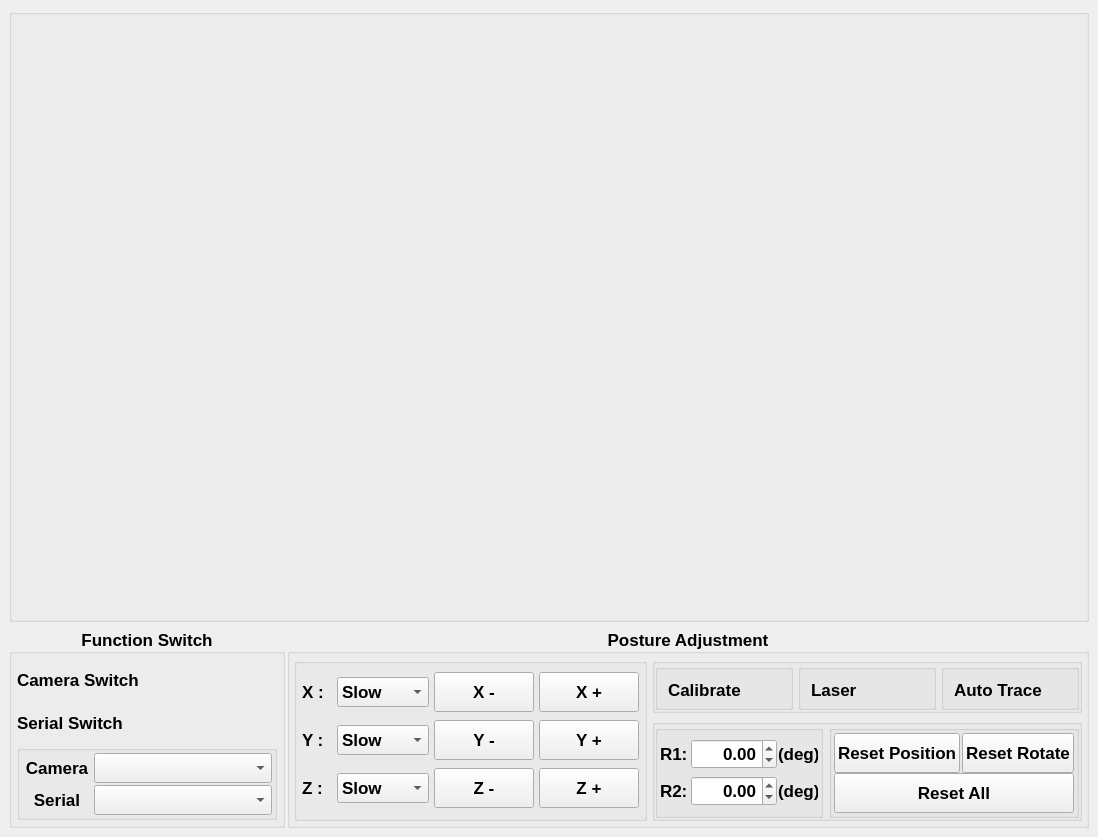
<?xml version="1.0" encoding="UTF-8"?>
<ui version="4.0">
 <class>MainWindow</class>
 <widget class="QMainWindow" name="MainWindow">
  <property name="geometry">
   <rect>
    <x>0</x>
    <y>0</y>
    <width>1098</width>
    <height>837</height>
   </rect>
  </property>
  <property name="font">
   <font>
    <weight>50</weight>
    <bold>false</bold>
   </font>
  </property>
  <property name="windowTitle">
   <string>MainWindow</string>
  </property>
  <property name="windowOpacity">
   <double>1.000000000000000</double>
  </property>
  <widget class="QWidget" name="centralwidget">
   <layout class="QGridLayout" name="gridLayout">
    <item row="0" column="0">
     <widget class="QGroupBox" name="groupBox_videoOutput">
      <property name="minimumSize">
       <size>
        <width>0</width>
        <height>0</height>
       </size>
      </property>
      <property name="font">
       <font>
        <pointsize>14</pointsize>
        <weight>75</weight>
        <bold>true</bold>
       </font>
      </property>
      <property name="title">
       <string/>
      </property>
      <property name="alignment">
       <set>Qt::AlignCenter</set>
      </property>
      <layout class="QGridLayout" name="gridLayout_2">
       <property name="leftMargin">
        <number>1</number>
       </property>
       <property name="topMargin">
        <number>1</number>
       </property>
       <property name="rightMargin">
        <number>1</number>
       </property>
       <property name="bottomMargin">
        <number>1</number>
       </property>
       <property name="spacing">
        <number>1</number>
       </property>
       <item row="0" column="0">
        <widget class="VideoAdapter" name="video_window" native="true">
         <property name="minimumSize">
          <size>
           <width>1070</width>
           <height>600</height>
          </size>
         </property>
        </widget>
       </item>
      </layout>
     </widget>
    </item>
    <item row="1" column="0">
     <layout class="QHBoxLayout" name="horizontalLayout_controlBoard">
      <property name="spacing">
       <number>2</number>
      </property>
      <item>
       <widget class="QGroupBox" name="groupBox_option">
        <property name="minimumSize">
         <size>
          <width>0</width>
          <height>0</height>
         </size>
        </property>
        <property name="maximumSize">
         <size>
          <width>280</width>
          <height>200</height>
         </size>
        </property>
        <property name="font">
         <font>
          <pointsize>13</pointsize>
          <weight>75</weight>
          <bold>true</bold>
         </font>
        </property>
        <property name="title">
         <string>Function Switch</string>
        </property>
        <property name="alignment">
         <set>Qt::AlignCenter</set>
        </property>
        <layout class="QGridLayout" name="gridLayout_6">
         <property name="leftMargin">
          <number>5</number>
         </property>
         <property name="topMargin">
          <number>5</number>
         </property>
         <property name="rightMargin">
          <number>5</number>
         </property>
         <property name="bottomMargin">
          <number>5</number>
         </property>
         <property name="spacing">
          <number>1</number>
         </property>
         <item row="1" column="0">
          <layout class="QGridLayout" name="gridLayout_serial_switch_pre">
           <item row="0" column="0">
            <widget class="QLabel" name="label">
             <property name="sizePolicy">
              <sizepolicy hsizetype="Expanding" vsizetype="Expanding">
               <horstretch>0</horstretch>
               <verstretch>0</verstretch>
              </sizepolicy>
             </property>
             <property name="minimumSize">
              <size>
               <width>150</width>
               <height>40</height>
              </size>
             </property>
             <property name="text">
              <string>Serial Switch</string>
             </property>
             <property name="alignment">
              <set>Qt::AlignLeading|Qt::AlignLeft|Qt::AlignVCenter</set>
             </property>
            </widget>
           </item>
           <item row="0" column="1">
            <layout class="QGridLayout" name="gridLayout_serial_switch"/>
           </item>
          </layout>
         </item>
         <item row="0" column="0">
          <layout class="QGridLayout" name="gridLayout_camera_switch_pre">
           <item row="0" column="0">
            <widget class="QLabel" name="label_camera_switch">
             <property name="sizePolicy">
              <sizepolicy hsizetype="Expanding" vsizetype="Expanding">
               <horstretch>0</horstretch>
               <verstretch>0</verstretch>
              </sizepolicy>
             </property>
             <property name="minimumSize">
              <size>
               <width>150</width>
               <height>40</height>
              </size>
             </property>
             <property name="text">
              <string>Camera Switch</string>
             </property>
             <property name="alignment">
              <set>Qt::AlignLeading|Qt::AlignLeft|Qt::AlignVCenter</set>
             </property>
            </widget>
           </item>
           <item row="0" column="1">
            <layout class="QGridLayout" name="gridLayout_camera_switch"/>
           </item>
          </layout>
         </item>
         <item row="2" column="0">
          <widget class="QGroupBox" name="groupBox_options">
           <property name="minimumSize">
            <size>
             <width>0</width>
             <height>0</height>
            </size>
           </property>
           <property name="maximumSize">
            <size>
             <width>16777215</width>
             <height>100</height>
            </size>
           </property>
           <property name="font">
            <font>
             <pointsize>13</pointsize>
             <weight>75</weight>
             <bold>true</bold>
            </font>
           </property>
           <property name="title">
            <string/>
           </property>
           <property name="alignment">
            <set>Qt::AlignCenter</set>
           </property>
           <layout class="QGridLayout" name="gridLayout_3">
            <property name="leftMargin">
             <number>2</number>
            </property>
            <property name="topMargin">
             <number>2</number>
            </property>
            <property name="rightMargin">
             <number>2</number>
            </property>
            <property name="bottomMargin">
             <number>2</number>
            </property>
            <property name="spacing">
             <number>2</number>
            </property>
            <item row="2" column="1">
             <widget class="QLabel" name="label_serial">
              <property name="minimumSize">
               <size>
                <width>60</width>
                <height>30</height>
               </size>
              </property>
              <property name="maximumSize">
               <size>
                <width>70</width>
                <height>16777215</height>
               </size>
              </property>
              <property name="text">
               <string>Serial</string>
              </property>
              <property name="alignment">
               <set>Qt::AlignCenter</set>
              </property>
             </widget>
            </item>
            <item row="1" column="2">
             <widget class="QComboBox" name="comboBox_camera">
              <property name="sizePolicy">
               <sizepolicy hsizetype="Preferred" vsizetype="Preferred">
                <horstretch>0</horstretch>
                <verstretch>0</verstretch>
               </sizepolicy>
              </property>
              <property name="minimumSize">
               <size>
                <width>150</width>
                <height>20</height>
               </size>
              </property>
              <property name="maximumSize">
               <size>
                <width>16777215</width>
                <height>16777215</height>
               </size>
              </property>
              <property name="font">
               <font>
                <pointsize>12</pointsize>
                <weight>75</weight>
                <bold>true</bold>
               </font>
              </property>
             </widget>
            </item>
            <item row="2" column="2">
             <widget class="QComboBox" name="comboBox_serial">
              <property name="sizePolicy">
               <sizepolicy hsizetype="Preferred" vsizetype="Preferred">
                <horstretch>0</horstretch>
                <verstretch>0</verstretch>
               </sizepolicy>
              </property>
              <property name="minimumSize">
               <size>
                <width>150</width>
                <height>20</height>
               </size>
              </property>
              <property name="maximumSize">
               <size>
                <width>16777215</width>
                <height>16777215</height>
               </size>
              </property>
             </widget>
            </item>
            <item row="1" column="1">
             <widget class="QLabel" name="label_camera">
              <property name="minimumSize">
               <size>
                <width>60</width>
                <height>30</height>
               </size>
              </property>
              <property name="maximumSize">
               <size>
                <width>70</width>
                <height>16777215</height>
               </size>
              </property>
              <property name="text">
               <string>Camera</string>
              </property>
              <property name="alignment">
               <set>Qt::AlignCenter</set>
              </property>
             </widget>
            </item>
           </layout>
          </widget>
         </item>
        </layout>
       </widget>
      </item>
      <item>
       <widget class="QGroupBox" name="groupBox_move">
        <property name="minimumSize">
         <size>
          <width>0</width>
          <height>200</height>
         </size>
        </property>
        <property name="maximumSize">
         <size>
          <width>16777215</width>
          <height>200</height>
         </size>
        </property>
        <property name="font">
         <font>
          <pointsize>13</pointsize>
          <weight>75</weight>
          <bold>true</bold>
         </font>
        </property>
        <property name="title">
         <string>Posture Adjustment</string>
        </property>
        <property name="alignment">
         <set>Qt::AlignCenter</set>
        </property>
        <layout class="QHBoxLayout" name="horizontalLayout_10">
         <property name="spacing">
          <number>5</number>
         </property>
         <property name="leftMargin">
          <number>4</number>
         </property>
         <property name="topMargin">
          <number>4</number>
         </property>
         <property name="rightMargin">
          <number>4</number>
         </property>
         <property name="bottomMargin">
          <number>4</number>
         </property>
         <item>
          <widget class="QGroupBox" name="groupBox_translation">
           <property name="font">
            <font>
             <pointsize>13</pointsize>
             <weight>75</weight>
             <bold>true</bold>
            </font>
           </property>
           <property name="title">
            <string/>
           </property>
           <property name="alignment">
            <set>Qt::AlignCenter</set>
           </property>
           <layout class="QGridLayout" name="gridLayout_5">
            <property name="leftMargin">
             <number>5</number>
            </property>
            <property name="topMargin">
             <number>5</number>
            </property>
            <property name="rightMargin">
             <number>5</number>
            </property>
            <property name="bottomMargin">
             <number>5</number>
            </property>
            <property name="spacing">
             <number>5</number>
            </property>
            <item row="0" column="0">
             <widget class="QLabel" name="label_x">
              <property name="minimumSize">
               <size>
                <width>30</width>
                <height>30</height>
               </size>
              </property>
              <property name="maximumSize">
               <size>
                <width>30</width>
                <height>16777215</height>
               </size>
              </property>
              <property name="text">
               <string>X :</string>
              </property>
             </widget>
            </item>
            <item row="0" column="1">
             <widget class="QComboBox" name="comboBox_x_speed">
              <property name="minimumSize">
               <size>
                <width>80</width>
                <height>30</height>
               </size>
              </property>
              <property name="maximumSize">
               <size>
                <width>100</width>
                <height>16777215</height>
               </size>
              </property>
              <item>
               <property name="text">
                <string>Slow</string>
               </property>
              </item>
              <item>
               <property name="text">
                <string>Medium</string>
               </property>
              </item>
              <item>
               <property name="text">
                <string>Fast</string>
               </property>
              </item>
             </widget>
            </item>
            <item row="0" column="2">
             <widget class="QPushButton" name="pushButton_x_minus">
              <property name="minimumSize">
               <size>
                <width>100</width>
                <height>40</height>
               </size>
              </property>
              <property name="text">
               <string>X -</string>
              </property>
             </widget>
            </item>
            <item row="0" column="3">
             <widget class="QPushButton" name="pushButton_x_plus">
              <property name="minimumSize">
               <size>
                <width>100</width>
                <height>40</height>
               </size>
              </property>
              <property name="text">
               <string>X +</string>
              </property>
             </widget>
            </item>
            <item row="1" column="0">
             <widget class="QLabel" name="label_y">
              <property name="minimumSize">
               <size>
                <width>30</width>
                <height>30</height>
               </size>
              </property>
              <property name="maximumSize">
               <size>
                <width>30</width>
                <height>16777215</height>
               </size>
              </property>
              <property name="text">
               <string>Y :</string>
              </property>
             </widget>
            </item>
            <item row="1" column="1">
             <widget class="QComboBox" name="comboBox_y_speed">
              <property name="minimumSize">
               <size>
                <width>80</width>
                <height>30</height>
               </size>
              </property>
              <property name="maximumSize">
               <size>
                <width>100</width>
                <height>16777215</height>
               </size>
              </property>
              <item>
               <property name="text">
                <string>Slow</string>
               </property>
              </item>
              <item>
               <property name="text">
                <string>Medium</string>
               </property>
              </item>
              <item>
               <property name="text">
                <string>Fast</string>
               </property>
              </item>
             </widget>
            </item>
            <item row="1" column="2">
             <widget class="QPushButton" name="pushButton_y_minus">
              <property name="minimumSize">
               <size>
                <width>100</width>
                <height>40</height>
               </size>
              </property>
              <property name="text">
               <string>Y -</string>
              </property>
             </widget>
            </item>
            <item row="1" column="3">
             <widget class="QPushButton" name="pushButton_y_plus">
              <property name="minimumSize">
               <size>
                <width>100</width>
                <height>40</height>
               </size>
              </property>
              <property name="text">
               <string>Y +</string>
              </property>
             </widget>
            </item>
            <item row="2" column="0">
             <widget class="QLabel" name="label_z">
              <property name="minimumSize">
               <size>
                <width>30</width>
                <height>30</height>
               </size>
              </property>
              <property name="maximumSize">
               <size>
                <width>30</width>
                <height>16777215</height>
               </size>
              </property>
              <property name="text">
               <string>Z :</string>
              </property>
             </widget>
            </item>
            <item row="2" column="1">
             <widget class="QComboBox" name="comboBox_z_speed">
              <property name="minimumSize">
               <size>
                <width>80</width>
                <height>30</height>
               </size>
              </property>
              <property name="maximumSize">
               <size>
                <width>100</width>
                <height>16777215</height>
               </size>
              </property>
              <item>
               <property name="text">
                <string>Slow</string>
               </property>
              </item>
              <item>
               <property name="text">
                <string>Medium</string>
               </property>
              </item>
              <item>
               <property name="text">
                <string>Fast</string>
               </property>
              </item>
             </widget>
            </item>
            <item row="2" column="2">
             <widget class="QPushButton" name="pushButton_z_minus">
              <property name="minimumSize">
               <size>
                <width>100</width>
                <height>40</height>
               </size>
              </property>
              <property name="text">
               <string>Z -</string>
              </property>
             </widget>
            </item>
            <item row="2" column="3">
             <widget class="QPushButton" name="pushButton_z_plus">
              <property name="minimumSize">
               <size>
                <width>100</width>
                <height>40</height>
               </size>
              </property>
              <property name="text">
               <string>Z +</string>
              </property>
             </widget>
            </item>
           </layout>
          </widget>
         </item>
         <item>
          <layout class="QVBoxLayout" name="verticalLayout_orientationNAuto">
           <property name="spacing">
            <number>6</number>
           </property>
           <item>
            <widget class="QGroupBox" name="groupBox_Auto">
             <property name="minimumSize">
              <size>
               <width>0</width>
               <height>40</height>
              </size>
             </property>
             <property name="title">
              <string/>
             </property>
             <property name="alignment">
              <set>Qt::AlignCenter</set>
             </property>
             <layout class="QHBoxLayout" name="horizontalLayout_groupBoxAuto">
              <property name="spacing">
               <number>5</number>
              </property>
              <property name="leftMargin">
               <number>0</number>
              </property>
              <property name="topMargin">
               <number>0</number>
              </property>
              <property name="rightMargin">
               <number>0</number>
              </property>
              <property name="bottomMargin">
               <number>0</number>
              </property>
              <item>
               <widget class="QGroupBox" name="groupBox_calibrate">
                <property name="title">
                 <string/>
                </property>
                <layout class="QHBoxLayout" name="horizontalLayout_calibrate">
                 <property name="leftMargin">
                  <number>10</number>
                 </property>
                 <property name="topMargin">
                  <number>0</number>
                 </property>
                 <property name="rightMargin">
                  <number>10</number>
                 </property>
                 <property name="bottomMargin">
                  <number>0</number>
                 </property>
                 <item>
                  <widget class="QLabel" name="label_calibrate">
                   <property name="minimumSize">
                    <size>
                     <width>70</width>
                     <height>40</height>
                    </size>
                   </property>
                   <property name="text">
                    <string>Calibrate</string>
                   </property>
                  </widget>
                 </item>
                </layout>
               </widget>
              </item>
              <item>
               <widget class="QGroupBox" name="groupBox_laser">
                <property name="minimumSize">
                 <size>
                  <width>0</width>
                  <height>0</height>
                 </size>
                </property>
                <property name="maximumSize">
                 <size>
                  <width>210</width>
                  <height>16777215</height>
                 </size>
                </property>
                <property name="layoutDirection">
                 <enum>Qt::LeftToRight</enum>
                </property>
                <property name="title">
                 <string/>
                </property>
                <property name="alignment">
                 <set>Qt::AlignRight|Qt::AlignTrailing|Qt::AlignVCenter</set>
                </property>
                <layout class="QHBoxLayout" name="horizontalLayout_laser">
                 <property name="leftMargin">
                  <number>10</number>
                 </property>
                 <property name="topMargin">
                  <number>0</number>
                 </property>
                 <property name="rightMargin">
                  <number>10</number>
                 </property>
                 <property name="bottomMargin">
                  <number>0</number>
                 </property>
                 <item>
                  <widget class="QLabel" name="label_laser">
                   <property name="minimumSize">
                    <size>
                     <width>70</width>
                     <height>40</height>
                    </size>
                   </property>
                   <property name="font">
                    <font>
                     <pointsize>13</pointsize>
                     <weight>75</weight>
                     <bold>true</bold>
                    </font>
                   </property>
                   <property name="text">
                    <string>Laser</string>
                   </property>
                   <property name="alignment">
                    <set>Qt::AlignLeading|Qt::AlignLeft|Qt::AlignVCenter</set>
                   </property>
                  </widget>
                 </item>
                </layout>
               </widget>
              </item>
              <item>
               <widget class="QGroupBox" name="groupBox_autoTrace">
                <property name="minimumSize">
                 <size>
                  <width>0</width>
                  <height>0</height>
                 </size>
                </property>
                <property name="maximumSize">
                 <size>
                  <width>210</width>
                  <height>16777215</height>
                 </size>
                </property>
                <property name="layoutDirection">
                 <enum>Qt::LeftToRight</enum>
                </property>
                <property name="title">
                 <string/>
                </property>
                <property name="alignment">
                 <set>Qt::AlignRight|Qt::AlignTrailing|Qt::AlignVCenter</set>
                </property>
                <layout class="QHBoxLayout" name="horizontalLayout_autoTrace">
                 <property name="leftMargin">
                  <number>10</number>
                 </property>
                 <property name="topMargin">
                  <number>0</number>
                 </property>
                 <property name="rightMargin">
                  <number>10</number>
                 </property>
                 <property name="bottomMargin">
                  <number>0</number>
                 </property>
                 <item>
                  <widget class="QLabel" name="label_autoTrace">
                   <property name="minimumSize">
                    <size>
                     <width>75</width>
                     <height>40</height>
                    </size>
                   </property>
                   <property name="font">
                    <font>
                     <pointsize>13</pointsize>
                     <weight>75</weight>
                     <bold>true</bold>
                    </font>
                   </property>
                   <property name="text">
                    <string>Auto Trace</string>
                   </property>
                  </widget>
                 </item>
                </layout>
               </widget>
              </item>
             </layout>
            </widget>
           </item>
           <item>
            <widget class="QGroupBox" name="groupBox_oriNReset">
             <property name="sizePolicy">
              <sizepolicy hsizetype="Preferred" vsizetype="Expanding">
               <horstretch>0</horstretch>
               <verstretch>0</verstretch>
              </sizepolicy>
             </property>
             <property name="font">
              <font>
               <pointsize>13</pointsize>
               <weight>75</weight>
               <bold>true</bold>
              </font>
             </property>
             <property name="title">
              <string/>
             </property>
             <property name="alignment">
              <set>Qt::AlignCenter</set>
             </property>
             <layout class="QGridLayout" name="gridLayout_4">
              <property name="leftMargin">
               <number>0</number>
              </property>
              <property name="topMargin">
               <number>0</number>
              </property>
              <property name="rightMargin">
               <number>0</number>
              </property>
              <property name="bottomMargin">
               <number>0</number>
              </property>
              <property name="horizontalSpacing">
               <number>6</number>
              </property>
              <property name="verticalSpacing">
               <number>0</number>
              </property>
              <item row="0" column="0">
               <widget class="QGroupBox" name="groupBox_Orientation">
                <property name="title">
                 <string/>
                </property>
                <layout class="QGridLayout" name="gridLayout_7">
                 <property name="leftMargin">
                  <number>2</number>
                 </property>
                 <property name="topMargin">
                  <number>2</number>
                 </property>
                 <property name="rightMargin">
                  <number>2</number>
                 </property>
                 <property name="bottomMargin">
                  <number>2</number>
                 </property>
                 <property name="spacing">
                  <number>1</number>
                 </property>
                 <item row="1" column="0">
                  <widget class="QLabel" name="label_r2">
                   <property name="minimumSize">
                    <size>
                     <width>30</width>
                     <height>30</height>
                    </size>
                   </property>
                   <property name="maximumSize">
                    <size>
                     <width>30</width>
                     <height>16777215</height>
                    </size>
                   </property>
                   <property name="text">
                    <string>R2:</string>
                   </property>
                  </widget>
                 </item>
                 <item row="1" column="2">
                  <widget class="QLabel" name="label_r2_deg">
                   <property name="minimumSize">
                    <size>
                     <width>40</width>
                     <height>30</height>
                    </size>
                   </property>
                   <property name="maximumSize">
                    <size>
                     <width>40</width>
                     <height>16777215</height>
                    </size>
                   </property>
                   <property name="text">
                    <string>(deg)</string>
                   </property>
                  </widget>
                 </item>
                 <item row="0" column="1">
                  <widget class="QDoubleSpinBox" name="doubleSpinBox_r1_angle">
                   <property name="minimumSize">
                    <size>
                     <width>80</width>
                     <height>30</height>
                    </size>
                   </property>
                   <property name="maximumSize">
                    <size>
                     <width>150</width>
                     <height>16777215</height>
                    </size>
                   </property>
                   <property name="alignment">
                    <set>Qt::AlignRight|Qt::AlignTrailing|Qt::AlignVCenter</set>
                   </property>
                   <property name="keyboardTracking">
                    <bool>false</bool>
                   </property>
                   <property name="minimum">
                    <double>-180.000000000000000</double>
                   </property>
                   <property name="maximum">
                    <double>180.000000000000000</double>
                   </property>
                   <property name="singleStep">
                    <double>0.250000000000000</double>
                   </property>
                   <property name="value">
                    <double>0.000000000000000</double>
                   </property>
                  </widget>
                 </item>
                 <item row="0" column="0">
                  <widget class="QLabel" name="label_r1">
                   <property name="minimumSize">
                    <size>
                     <width>30</width>
                     <height>30</height>
                    </size>
                   </property>
                   <property name="maximumSize">
                    <size>
                     <width>30</width>
                     <height>16777215</height>
                    </size>
                   </property>
                   <property name="text">
                    <string>R1:</string>
                   </property>
                  </widget>
                 </item>
                 <item row="1" column="1">
                  <widget class="QDoubleSpinBox" name="doubleSpinBox_r2_angle">
                   <property name="minimumSize">
                    <size>
                     <width>80</width>
                     <height>30</height>
                    </size>
                   </property>
                   <property name="maximumSize">
                    <size>
                     <width>150</width>
                     <height>16777215</height>
                    </size>
                   </property>
                   <property name="alignment">
                    <set>Qt::AlignRight|Qt::AlignTrailing|Qt::AlignVCenter</set>
                   </property>
                   <property name="keyboardTracking">
                    <bool>false</bool>
                   </property>
                   <property name="minimum">
                    <double>-180.000000000000000</double>
                   </property>
                   <property name="maximum">
                    <double>180.000000000000000</double>
                   </property>
                   <property name="singleStep">
                    <double>0.250000000000000</double>
                   </property>
                   <property name="value">
                    <double>0.000000000000000</double>
                   </property>
                  </widget>
                 </item>
                 <item row="0" column="2">
                  <widget class="QLabel" name="label_r1_deg">
                   <property name="minimumSize">
                    <size>
                     <width>40</width>
                     <height>30</height>
                    </size>
                   </property>
                   <property name="maximumSize">
                    <size>
                     <width>40</width>
                     <height>16777215</height>
                    </size>
                   </property>
                   <property name="text">
                    <string>(deg)</string>
                   </property>
                  </widget>
                 </item>
                </layout>
               </widget>
              </item>
              <item row="0" column="1">
               <widget class="QGroupBox" name="groupBox_reset">
                <property name="font">
                 <font>
                  <pointsize>13</pointsize>
                  <weight>75</weight>
                  <bold>true</bold>
                 </font>
                </property>
                <property name="title">
                 <string/>
                </property>
                <property name="alignment">
                 <set>Qt::AlignCenter</set>
                </property>
                <layout class="QVBoxLayout" name="verticalLayout">
                 <property name="spacing">
                  <number>0</number>
                 </property>
                 <property name="leftMargin">
                  <number>2</number>
                 </property>
                 <property name="topMargin">
                  <number>2</number>
                 </property>
                 <property name="rightMargin">
                  <number>2</number>
                 </property>
                 <property name="bottomMargin">
                  <number>2</number>
                 </property>
                 <item>
                  <layout class="QHBoxLayout" name="horizontalLayout_resetSep">
                   <property name="spacing">
                    <number>2</number>
                   </property>
                   <item>
                    <widget class="QPushButton" name="pushButton_resetPosition">
                     <property name="minimumSize">
                      <size>
                       <width>100</width>
                       <height>40</height>
                      </size>
                     </property>
                     <property name="text">
                      <string>Reset Position</string>
                     </property>
                    </widget>
                   </item>
                   <item>
                    <widget class="QPushButton" name="pushButton_resetOrientation">
                     <property name="minimumSize">
                      <size>
                       <width>100</width>
                       <height>40</height>
                      </size>
                     </property>
                     <property name="text">
                      <string>Reset Rotate</string>
                     </property>
                    </widget>
                   </item>
                  </layout>
                 </item>
                 <item>
                  <layout class="QHBoxLayout" name="horizontalLayout_resetAll">
                   <property name="spacing">
                    <number>2</number>
                   </property>
                   <item>
                    <widget class="QPushButton" name="pushButton_resetAll">
                     <property name="minimumSize">
                      <size>
                       <width>0</width>
                       <height>40</height>
                      </size>
                     </property>
                     <property name="text">
                      <string>Reset All</string>
                     </property>
                    </widget>
                   </item>
                  </layout>
                 </item>
                </layout>
               </widget>
              </item>
             </layout>
            </widget>
           </item>
          </layout>
         </item>
        </layout>
       </widget>
      </item>
     </layout>
    </item>
   </layout>
  </widget>
 </widget>
 <customwidgets>
  <customwidget>
   <class>VideoAdapter</class>
   <extends>QWidget</extends>
   <header location="global">video_adapter.h</header>
   <container>1</container>
  </customwidget>
 </customwidgets>
 <resources/>
 <connections/>
</ui>
